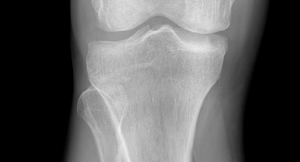
#> input picture Data/0Normal/NormalG0 (237).png, 300 x 162 px; its folder holds only this picture in this run
$ python -i simple_perceptron.py   (imports and definitions only)
#> lines starting #> are read from the running program, lines starting #| are printed output that depends on the picture
import os
from sklearn.model_selection import train_test_split
import numpy as np
import matplotlib.pyplot as plt
from sklearn.linear_model import Perceptron
from sklearn.metrics import accuracy_score, confusion_matrix, precision_score, recall_score, f1_score
from PIL import Image
from sklearn.preprocessing import LabelEncoder
import seaborn as sns
import cv2


# function to run the model and show results
def run():

    file_path = os.path.dirname(__file__)
    dataset_path = os.path.join(file_path, 'Data')


    image_paths = []
    labels = []
    data = []


    encoder = LabelEncoder()

    # preprocessing
    for label in os.listdir(dataset_path):
        class_path = os.path.join(dataset_path, label)
        if os.path.isdir(class_path):
            for img in os.listdir(class_path):
                img_path = os.path.join(class_path, img)
                image_paths.append(img_path)
                labels.append(label)

                pic = cv2.imread(img_path, cv2.IMREAD_GRAYSCALE)
#> pic is the input picture: shape (162, 300); min 0, max 238, mean 91.3
                clahe = cv2.createCLAHE(clipLimit=5)
                pic = clahe.apply(pic)
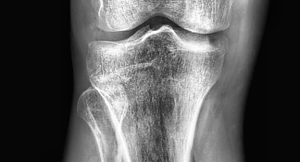
#> pic: shape (162, 300); min 3, max 255, mean 86.4

                pic = Image.fromarray(pic)

                pic = pic.resize((224, 224))
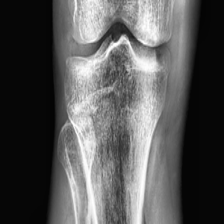
#> pic: PIL image 224x224 L; min 3, max 255, mean 86.4
                pic = pic.convert("L")

                img_array = np.array(pic)
                img_flat = img_array.flatten()
                data.append(img_flat)
#> pass 2 of the loop in run, `for label in os.listdir(dataset_path):`:
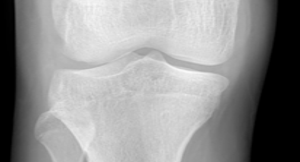
#> input picture Data/1Doubtful/DoubtfulG1 (104).png, 300 x 162 px
#> in run, pic is the input picture: shape (162, 300); min 0, max 250, mean 145.2
#> in run, `pic = clahe.apply(pic)`:
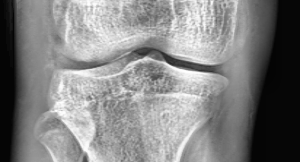
#> pic: shape (162, 300); min 3, max 255, mean 130.7
#> in run, `pic = pic.resize((224, 224))`:
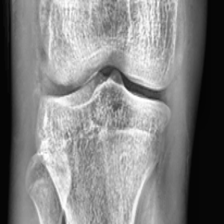
#> pic: PIL image 224x224 L; min 2, max 255, mean 130.7


    encoded_labels = encoder.fit_transform(labels)

    X = np.array(data)
#> (the run stopped early here; a loop or call above may not have finished)
